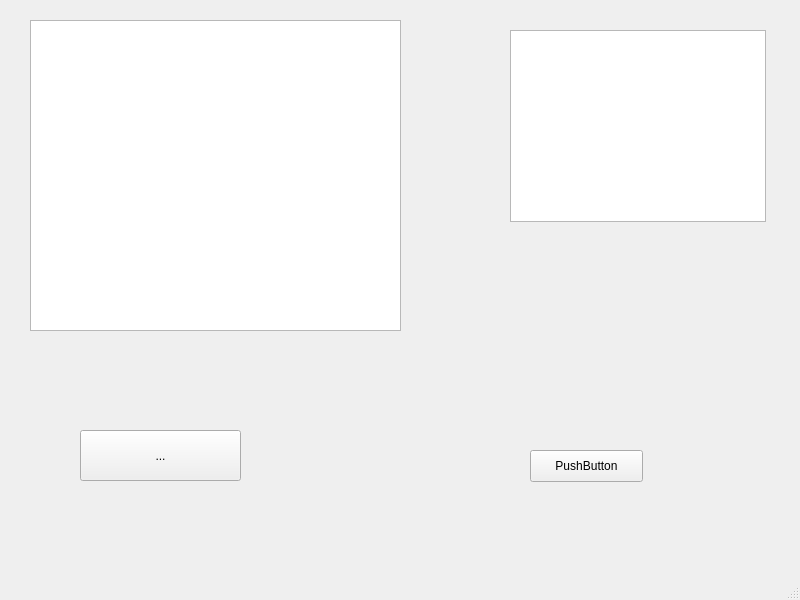
<?xml version="1.0" encoding="UTF-8"?>
<ui version="4.0">
 <class>MainWindow</class>
 <widget class="QMainWindow" name="MainWindow">
  <property name="geometry">
   <rect>
    <x>0</x>
    <y>0</y>
    <width>800</width>
    <height>600</height>
   </rect>
  </property>
  <property name="windowTitle">
   <string>MainWindow</string>
  </property>
  <widget class="QWidget" name="centralwidget">
   <widget class="QGraphicsView" name="graphicsView">
    <property name="geometry">
     <rect>
      <x>30</x>
      <y>20</y>
      <width>371</width>
      <height>311</height>
     </rect>
    </property>
   </widget>
   <widget class="QListView" name="listView">
    <property name="geometry">
     <rect>
      <x>510</x>
      <y>30</y>
      <width>256</width>
      <height>192</height>
     </rect>
    </property>
   </widget>
   <widget class="QPushButton" name="pushButton">
    <property name="geometry">
     <rect>
      <x>530</x>
      <y>450</y>
      <width>113</width>
      <height>32</height>
     </rect>
    </property>
    <property name="text">
     <string>PushButton</string>
    </property>
   </widget>
   <widget class="QToolButton" name="toolButton">
    <property name="geometry">
     <rect>
      <x>80</x>
      <y>430</y>
      <width>161</width>
      <height>51</height>
     </rect>
    </property>
    <property name="text">
     <string>...</string>
    </property>
   </widget>
  </widget>
  <widget class="QMenuBar" name="menubar">
   <property name="geometry">
    <rect>
     <x>0</x>
     <y>0</y>
     <width>800</width>
     <height>22</height>
    </rect>
   </property>
  </widget>
  <widget class="QStatusBar" name="statusbar"/>
 </widget>
 <resources/>
 <connections/>
</ui>
